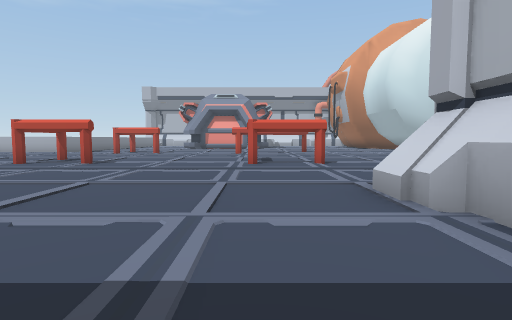
view 1 (above)

22 first-person views from a walk through a scene from a Unity 3-D project. The camera is 1.3 m above the floor, tilts 4° down and sees 80° across. The floor is counted in squares, 2 m on a side. Each view is taken from the middle of a square. On the plan, view 1 faces up. The plan holds only what a view shows up to about 10 squares ahead; the rest is blank. The place goes on beyond the plan.

view 2
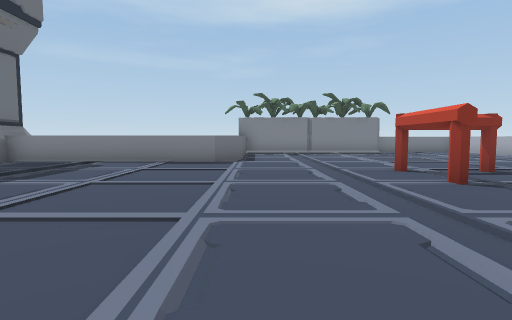

view 3
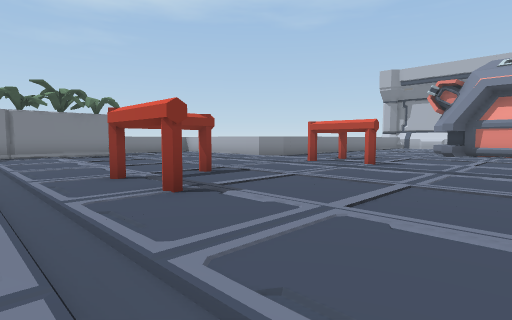

view 4
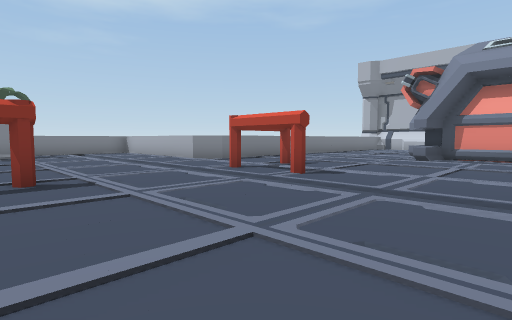

view 5
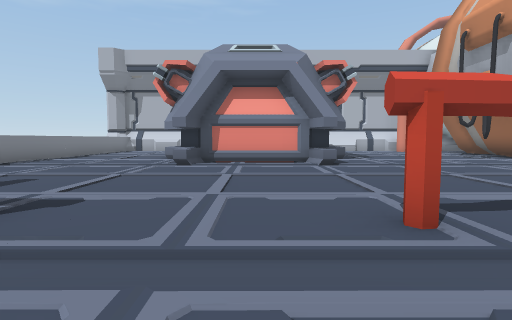

view 6
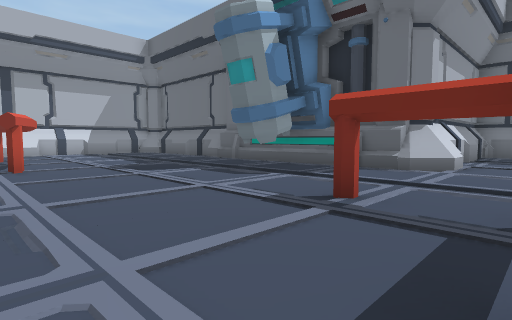

view 7
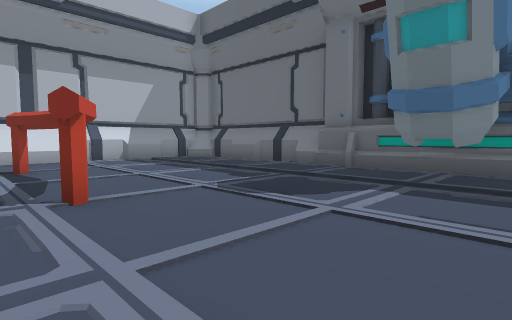

view 8
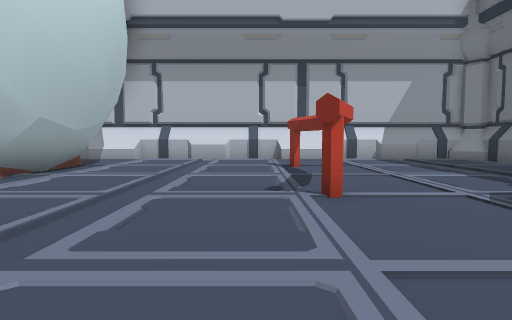

view 9
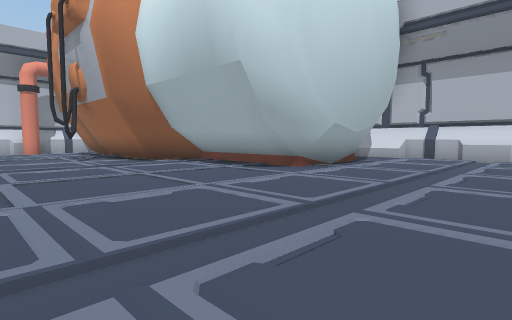

view 10
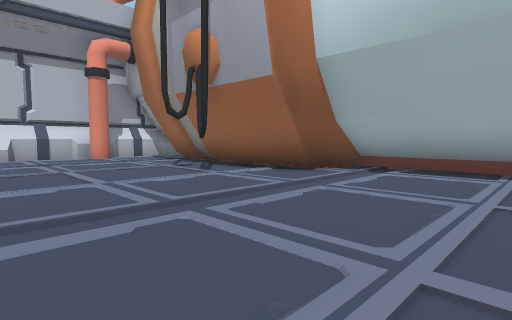

view 11
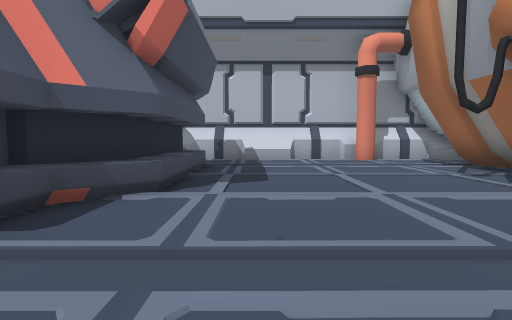

view 12
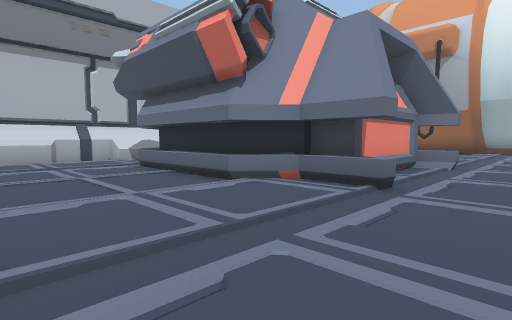

view 13
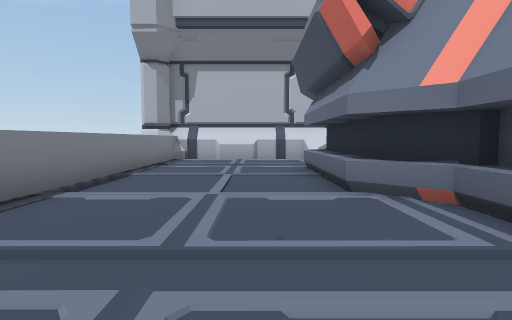

view 14
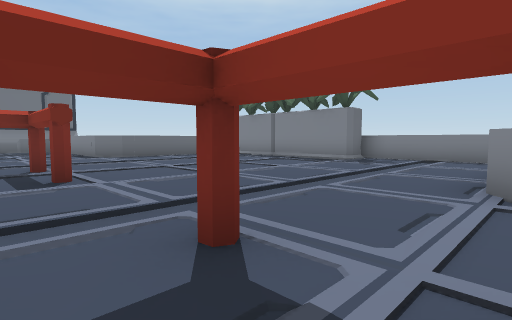

view 15
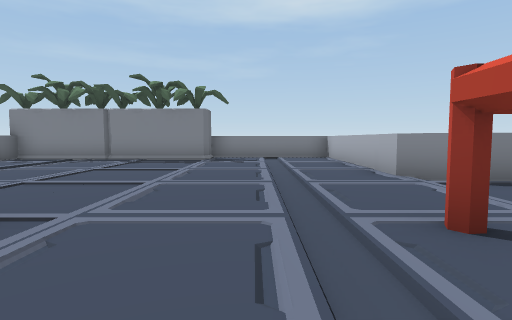

view 16
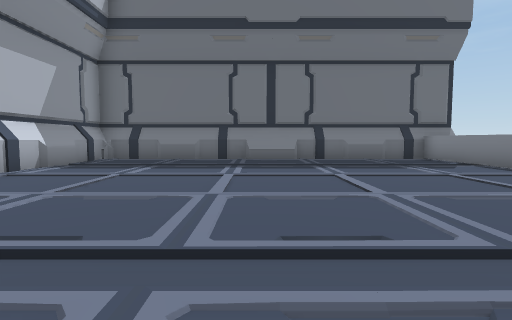

view 17
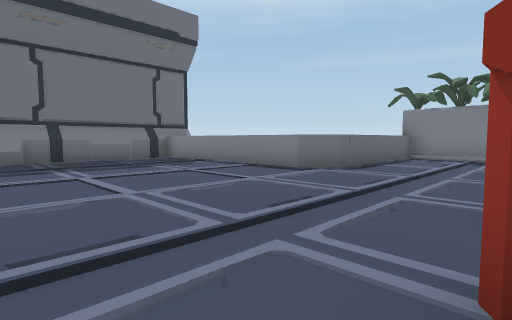

view 18
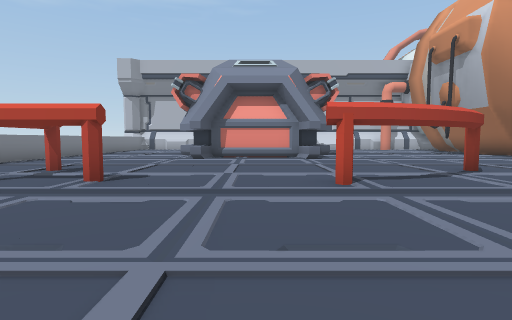

view 19
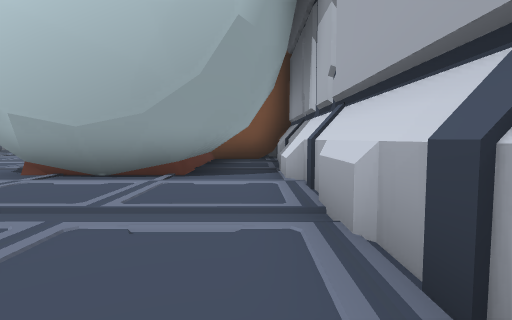

view 20
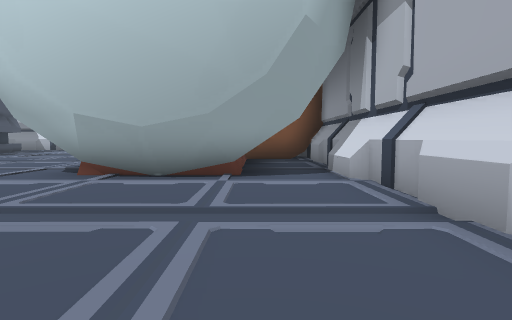

view 21
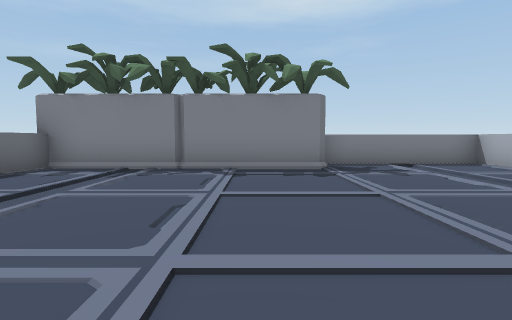

view 22
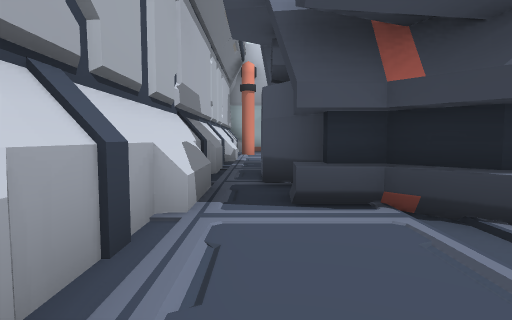

### Floor plan
Key: @ floor where view 1 was taken; # wall or solid block; . floor; ^ raised ledge; O other object.
Columns run from 15 left of view 1 to 14 right of it. Each row starts with its distance up from view 1.
 27      ######## ##########
 26       ^.....# #........
 25       ^....^#   .......
 24       ^...^^   #......#
 23       ^...^#   #......#
 22       ^...^#   #......#
 21       ^...^#   #......#
 20       ^....^###^......##   ###
 19       ^....^...^.......#   #.#
 18       ^................#   #.#
 17       ^................##  #.#
 16       ^................## ##.#
 15 ^^^^^^^..O.......O......###..#
 14 ^........##..... ............#
 13 ^........O.O..O .............#
 12 ^............................#
 11 ^............................#
 10 ^#.......O............O#..O..#
  9  #....... ..... .............#
  8  #.......O#O...O O...........#
  7  #...........................#
  6  #...........................#
  5  #..................##.......#
  4  ^^^^^^..........#############
  3       ^..........#
  2       ^..........#
  1       ^..........#
  0       ^........@.#
 -1       ^..........#
 -2       ############

Where each view was taken, in squares from view 1:
view 1: 0 up, 0 right, facing up
view 2: 5 up, 0 right, facing left
view 3: 6 up, 1 left, facing up-left
view 4: 9 up, 1 left, facing up-left
view 5: 11 up, 2 left, facing up
view 6: 11 up, 0 right, facing down-right
view 7: 11 up, 4 right, facing down-right
view 8: 11 up, 4 right, facing right
view 9: 11 up, 3 right, facing up-right
view 10: 16 up, 2 right, facing up-right
view 11: 17 up, 2 right, facing up
view 12: 17 up, 8 left, facing up-right
view 13: 17 up, 6 left, facing up
view 14: 15 up, 5 left, facing down-left
view 15: 12 up, 4 left, facing left
view 16: 8 up, 3 left, facing down
view 17: 8 up, 3 left, facing down-left
view 18: 9 up, 2 left, facing up
view 19: 10 up, 13 right, facing up
view 20: 10 up, 12 right, facing up
view 21: 9 up, 7 left, facing left
view 22: 26 up, 7 left, facing right
